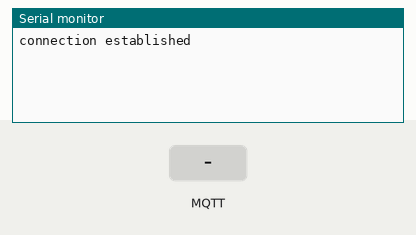
This program was run on a simulated ESP8266 (NodeMCU). Parts: the last lines printed to the serial monitor. Inputs (shaded band) come from the test bench. No MQTT or app messages arrive unless stated.

Above: at 2.8 s.
2.9 s: MQTT message "1" arrives on the first subscribed topic
At 4.2 s:
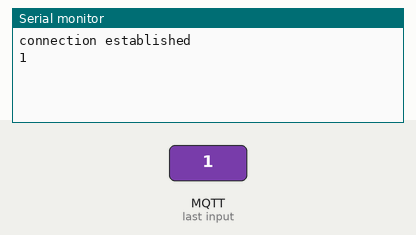
4.5 s: MQTT message "on" arrives on the first subscribed topic
At 5.5 s:
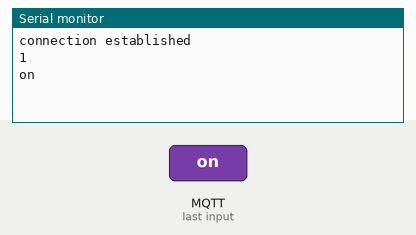
6.0 s: MQTT message "off" arrives on the first subscribed topic
At 6.6 s:
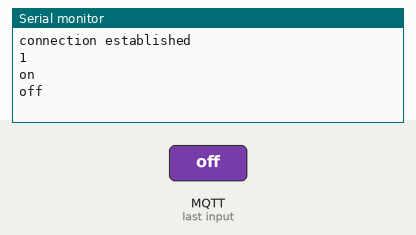

Measured:
- after the input at 2.9 s, the serial monitor: prints a new line after 0.11 s (image 1)
- after the input at 4.5 s, the serial monitor: prints a new line at once (image 2)
- after the input at 6.0 s, the serial monitor: prints a new line at once (image 3)

The program:

main.cpp
```cpp
#include <Arduino.h>
#include "EspMQTTClient.h"


EspMQTTClient client(
  "ABBgym_2.4",
  "mittwifiarsabra",
  "10.22.5.8",  // MQTT Broker server ip
  "TestClient",     // Client name that uniquely identify your device
  1883              // The MQTT port, default to 1883. this line can be omitted
);

void setup()
{
  Serial.begin(9600);

  // Optional functionalities of EspMQTTClient

}

// This function is called once everything is connected (Wifi and MQTT)
// WARNING : YOU MUST IMPLEMENT IT IF YOU USE EspMQTTClient
void onConnectionEstablished()
{
  Serial.println("connection established ");
  // Subscribe to "mytopic/test" and display received message to Serial
  client.subscribe("/pos", [](const String & payload) {
    Serial.println(payload);
  });

  // Subscribe to "mytopic/wildcardtest/#" and display received message to Serial
  // client.subscribe("mytopic/wildcardtest/#", [](const String & topic, const String & payload) {
  //   Serial.println("(From wildcard) topic: " + topic + ", payload: " + payload);
  // });

  // Publish a message to "mytopic/test"
  //client.publish("pos", "This is a message"); // You can activate the retain flag by setting the third parameter to true

  // Execute delayed instructions
  // client.executeDelayed(5 * 1000, []() {
  //   client.publish("mytopic/wildcardtest/test123", "This is a message sent 5 seconds later");
  // });
}

void loop()
{
  client.loop();
  delay(500);
}
```
